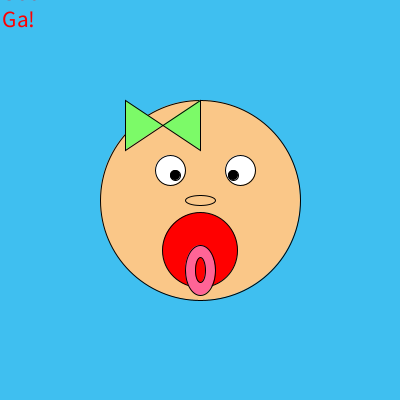
Frame 1 (no input)
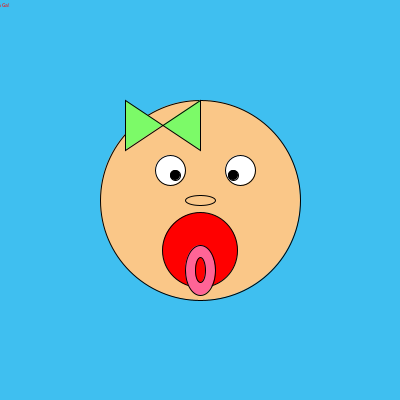
Frame 60 (the mouse pressed at the canvas centre just before this capture)
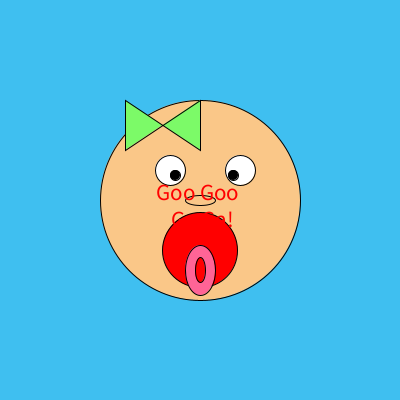
Frame 120 (the mouse held since frame 60 and released just before this capture)

The Processing sketch that drew these frames (run headless with seeded random() and noise(); from frame 60 on, the mouse is pressed at the canvas centre):

// Processing sketch: processing_99149
// ── processing_99149.pde

void setup ()
{
  size(400,400);
  background(63,191,240);
  smooth();
}

void draw ()
{
  background(63,191,240);
//head
  fill(250,199,136);
  ellipse(200,200,200,200);
   //eyes
  fill(255,255,255);
  ellipse(170,170,30,30);
  fill(255,255,255);
  ellipse(240,170,30,30);
  //eyeballs
  fill(0,0,0);
  ellipse(175,175,10,10);
  fill(0,0,0);
  ellipse(233,175,10,10);
  //hairbow
  fill(124,250,104);
  quad(125,100,125,150,200,100,200,150);
  //mouth
  fill(255,0,0);
  ellipse(200,250,75,75);
  //nose
  fill(250,199,136);
  ellipse(200,200,30,10);
  //pacifier
  fill(255,100,150);
  ellipse(200,270,30,50);
  fill(255,0,0);
  ellipse(200,270,10,25);
  //text
  textSize(random(36));
  textAlign(CENTER);
  text("Goo Goo \n Ga Ga!", mouseX, mouseY);
  
}
//samantha fethke's sketch
